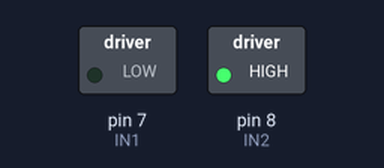
Recording of a sketch running on a simulated Arduino Uno, built with avr-gcc and run on an emulated ATmega328P. Parts: switched loads named in the sketch (green lamp = pin HIGH).

Above: at 0.1 s.
Timing chart, 0 to 1.6 s (numbered marks = the images above):
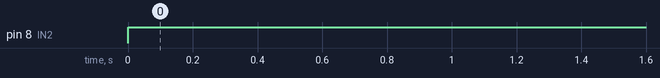

The sketch:

L298N.ino
```cpp
//L298N
#define IN1 7
#define IN2 8
#define MAX_SPEED 255 //từ 0-255
#define MIN_SPEED 0


void setup()
{
  Serial.begin(115200);
  setupL298N();

}

void setupL298N() {
  pinMode(IN1, OUTPUT);
  pinMode(IN2, OUTPUT);
}


void tatQuat() {
  digitalWrite(IN1, LOW);
  digitalWrite(IN2, LOW);
}

void batQuat(int speed) {
  digitalWrite(IN1, LOW);
  digitalWrite(IN2, HIGH);
}

void loop()
{
  batQuat(MAX_SPEED); // motor 1 tiến
  delay(1000);

}
```

Measured:
- by itself, pin 8 (IN2): LOW → HIGH at 0.00 s
